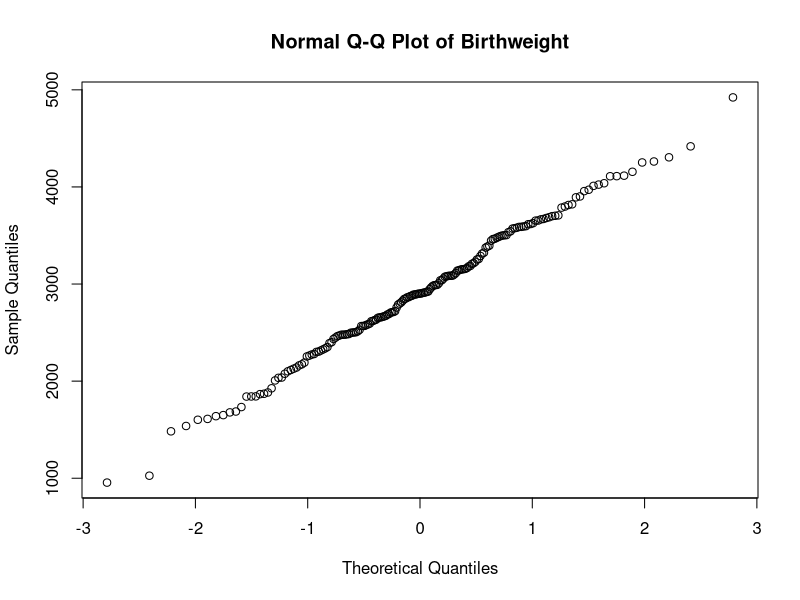
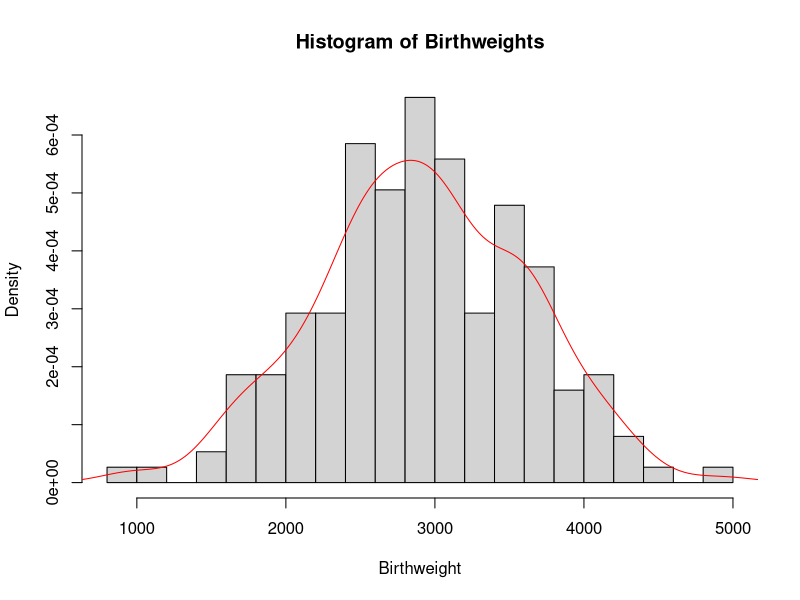
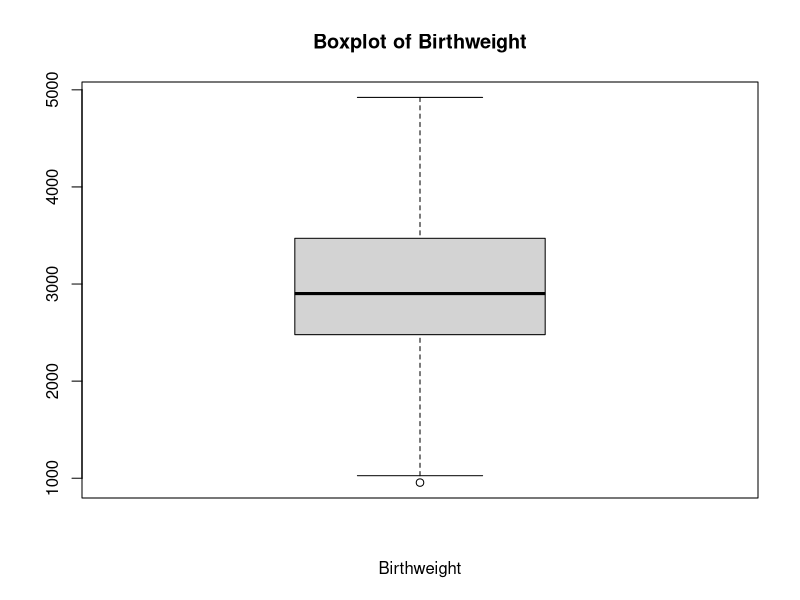
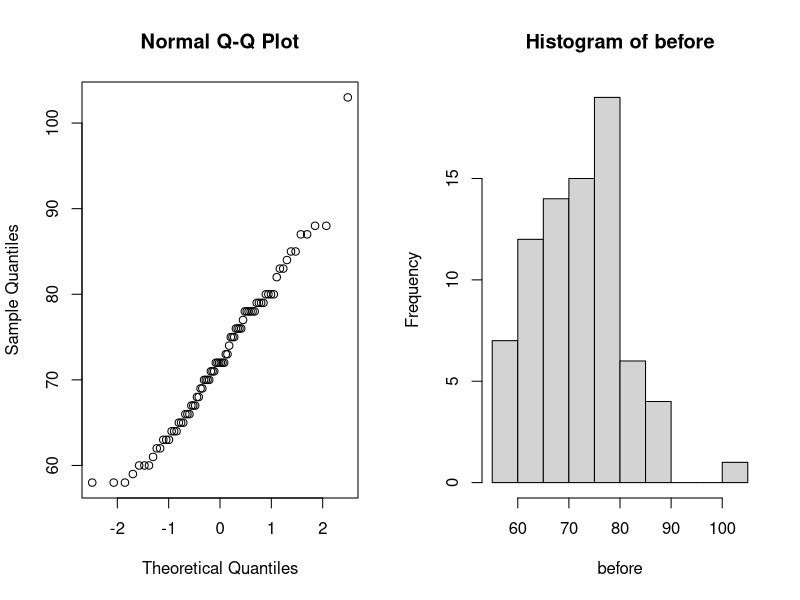
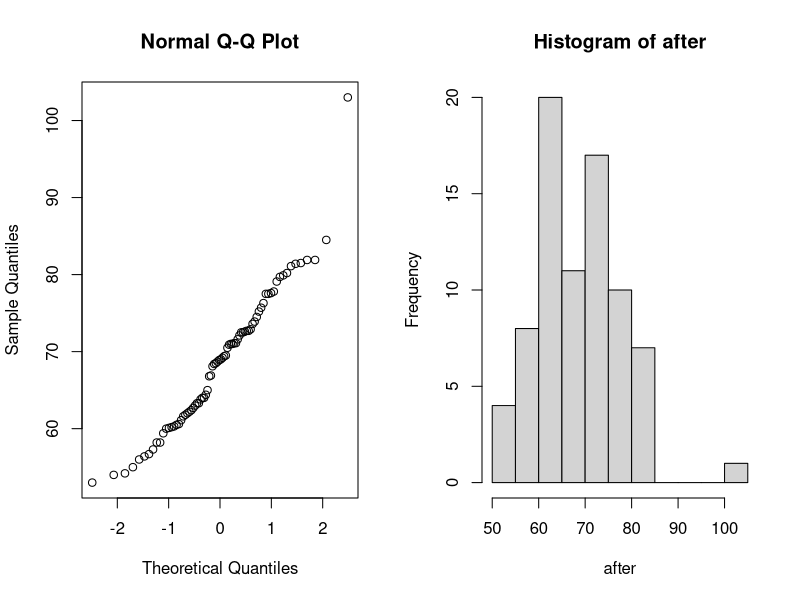
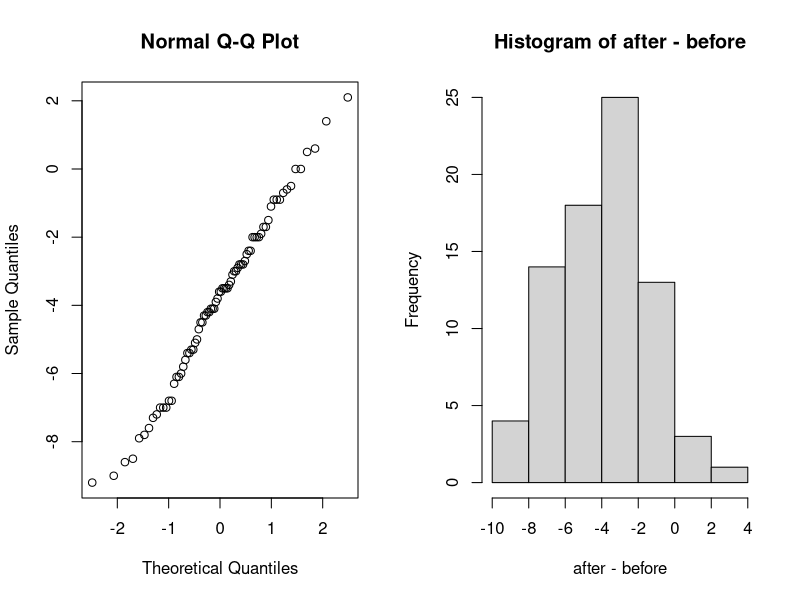
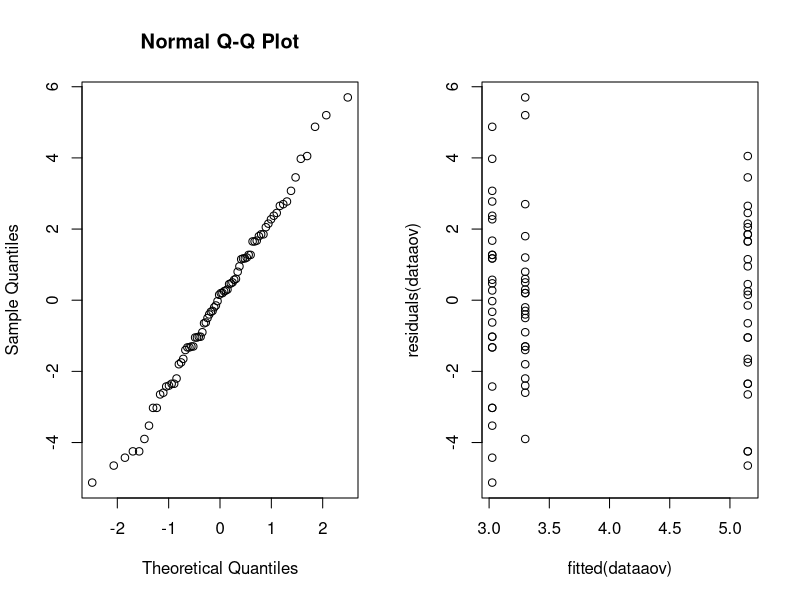
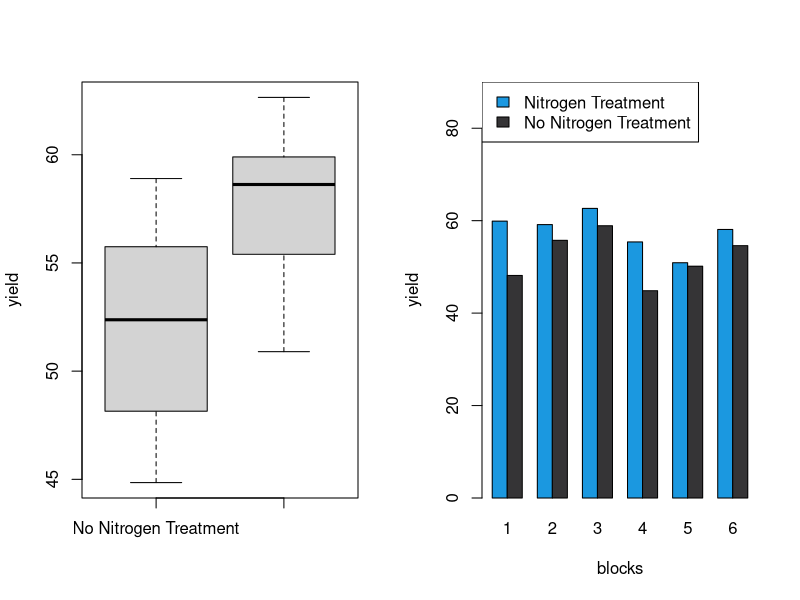

These figures' R source, in order:
## ---- chunk 1
birthweight = read.table(file = "birthweight.txt", header = TRUE)
data= birthweight$birthweight

## ---- chunk 2
qqnorm(data, main = "Normal Q-Q Plot of Birthweight")

# Check for normality with histogram
hist(x = data,breaks=15,main = "Histogram of Birthweights",
     xlab = " Birthweight ",freq = FALSE)
lines(x= density(x= data), col=" red ")

# Check for normality with boxplot
boxplot (data , main =" Boxplot of Birthweight ",
         xlab =" Birthweight ")#horizontal = TRUE)

## ---- chunk 3
shapiro.test(data)
## ---- chunk 4
# construct Confidence Interval
mu <- mean(data)
stnd <-sd(data)
CI <- 0.96
alpha <- 1-CI
# Calculate the margin of error for a 95% confidence interval
z <- qnorm(1 - alpha/2) # 98th percentile of standard normal distribution
# Calculate the margin of error
me <- z * stnd / sqrt(length(data))
# Calculate the confidence interval
lower_ci = mu - me
upper_ci = mu + me
# Print the confidence interval
cat("Confidence Interval: [", lower_ci, ", ", upper_ci, "]", sep = "")
## ---- chunk 5
# construct a bounded 96%-CI for mu(mean) 
for (sample_size in 1:1000) {
  lower_bound = mu - z*stnd/sqrt(sample_size)
  upper_bound = mu + z*stnd/sqrt(sample_size)
  CI_length <- upper_bound - lower_bound
  if (CI_length <= 100) {
    break
  }
}
cat("sample_size",sample_size)
## ---- chunk 6
# Compute a bootstrap 96%-CI for mu and compare it to the above CI.
library(boot)
B <- 1000 # Choose number of bootstrap resamples
boot_data <- boot(data, statistic = function(data, i) mean(data[i]), R = B)
boot_ci <- boot.ci(boot_data, type = "perc", conf = 0.96)
lower_bound_boot_ci <- boot_ci$percent[[4]]
upper_bound_boot_ci <- boot_ci$percent[[5]]
cat("boot_CI Confidence Interval: [", lower_bound_boot_ci, ", ", upper_bound_boot_ci, "]", sep = "")
## ---- chunk 7
# Verify this claim by using a one side t-test
t.test(data, mu = 2800, alternative = "greater")
## ---- chunk 8
# sign test
binom.test(sum(data > 2800), n=length(data), p = 0.5, alternative = "greater")
## ---- chunk 9
B = 1000; n = 50
psign = numeric(B) # will contain P-values of sign test
pttest = numeric(B) # will contain P-values of T test
for(i in 1:B) {
  x = sample(data, n)
  pttest[i] = t.test(x, mu=2800, alt='g')[[3]] # extract P-value
  psign[i] = binom.test(sum(x>2800), n, alt='g')[[3]] # extract P-value
}
power_ttest = sum(pttest<0.05)/B
power_sign = sum(psign<0.05)/B
cat("the powers of the t-test: ", power_ttest, ",  the powers of the sing test: ", power_sign, sep = "")
## ---- chunk 10
# Set the number of samples to take and the lower probability
n_samples = 100
p_left = 0.25
# Create an empty vector to store the sample probabilities
sample_probabilities = numeric(n_samples)
# Take n_samples samples of size n_samples from the birthweight vector
# Calculate the proportion of samples that have a weight less than 2600 grams
# Store the sample proportion in the sample_probabilities vector
for(i in 1:n_samples){
  sample = sample(data, n_samples, replace = TRUE)
  sample_probabilities[i] = sum(sample < 2600)/n_samples
}
# Calculate the standard deviation of the sample proportions
sample_sd = sd(sample_probabilities)
# Calculate the mean of the sample proportions
p_hat = mean(sample_probabilities)
# margin of error 
me = p_hat - p_left
# Calculate the upper confidence interval for p
p_right = p_hat + me
confidence_level = ((me/1.96)*2)-1
cat("Confidence Interval: [", p_left, ", ", p_right, "]","confidence_level: ",confidence_level , sep = "")
## ---- chunk 11
male_means = c()
female_means = c()

for (i in 1:1000) {
  # Select 34 males and 28 females with birthweight < 2600 g
  male_2600 = sample(data< 2600, 34)
  female_2600 = sample(data[data < 2600], 28)
   # Select 61 males and 65 females with birthweight >= 2600 g
  male_others = sample(data[data >= 2600], 61)
  female_others = sample(data[data >= 2600], 65)
   # Combine the selected males and females with birthweight < 2600 g
  males = c(male_2600, male_others)
  females = c(female_2600, female_others)
  # Calculate the mean birthweight for males and females
  male_means = c(male_means, mean(males))
  female_means = c(female_means, mean(females))
}
# Calculate the mean of the sample means for males and females
mean(male_means)
mean(female_means)
# Perform a two-sample t-test assuming unequal variances
t.test(male_means, female_means)
## ---- chunk 12
data = read.table(file = "diet.txt", header = TRUE)
## ---- chunk 13
data$weight.lost=data$preweight-data$weight6weeks

## ---- chunk 14
before=data$preweight;after=data$weight6weeks
par(mfrow=c(1,2))


qqnorm(before)
hist(before) 
qqnorm(after)
hist(after) 
qqnorm(after-before)
hist(after-before) 
t.test(before,after,paired=T) 
## ---- chunk 15
data$diet=factor(data$diet) 
dataaov=lm(weight.lost~diet,data=data)
anova(dataaov)
## ---- chunk 16
par(mfrow=c(1,2)); qqnorm(residuals(dataaov)) 
plot(fitted(dataaov),residuals(dataaov)) 
## ---- chunk 17

summary(dataaov) #can we use fitted(dataaov here as well? )

## ---- chunk 18
genderaov=lm(weight.lost~gender*diet,data=data)  
anova(genderaov) 
## ---- chunk 19
preddata=data.frame(diet=c("1","2","3"))
predict(dataaov,preddata) 
 

## ---- chunk 20
library(MASS)
data(npk)
## ---- chunk 21
#Create a matrix of random plots
random_plots_matrix <- cbind(rep(1:24),rep(1:6, each = 4),
                             replicate(3, c(replicate(6, sample(c(1,1,0,0))))))
#Convert the matrix to a data frame
data_frame <- data.frame(random_plots_matrix)
#Set column names
header <- c("plot", "block", "N", "P", "K")
colnames(data_frame) <- header
#View the resulting data frame
head(data_frame)
## ---- chunk 22
# Subset the data to only include nitrogen treatment
npk_nitrogen  <- npk[npk$N == 1,]
# Calculate the average yield per block for nitrogen treatment
nitrogen_avg_yield  <- aggregate(yield ~ block, data = npk_nitrogen, FUN = mean)
# Subset the data to only include plots without nitrogen treatment
npk_no_nitrogen  <- npk[npk$N == 0,]
# Calculate the average yield per block for plots without nitrogen treatment
no_nitrogen_avg_yield  <- aggregate(yield ~ block, data = npk_no_nitrogen, FUN = mean)
# Make a boxplot comparing the average yield per block for nitrogen and no nitrogen treatments
boxplot(no_nitrogen_avg_yield$yield, nitrogen_avg_yield$yield, 
        names = c("No Nitrogen Treatment", "Nitrogen Treatment"), ylab = "yield")
#legend("topleft", legend = c("Nitrogen Treatment", "No Nitrogen Treatment"))


avg_yield <- apply(cbind(nitrogen_avg_yield[[2]], no_nitrogen_avg_yield[[2]]),1,function(x) unname(unlist(x)))
rownames(avg_yield)<- c("nitrogen_avg_yield","no_nitrogen_avg_yield")

barplot(avg_yield, col = c("#1b98e0", "#353436"),beside = TRUE,
        xlab="blocks",ylab = "yield", ylim=c(0,90),
        names.arg=c("1", "2", "3", "4", "5", "6"))

legend("topleft", legend = c("Nitrogen Treatment", "No Nitrogen Treatment"), 
       fill =c("#1b98e0", "#353436"))

## ---- chunk 23
fit <- aov(yield ~ block + N, data = npk)
summary(fit)
